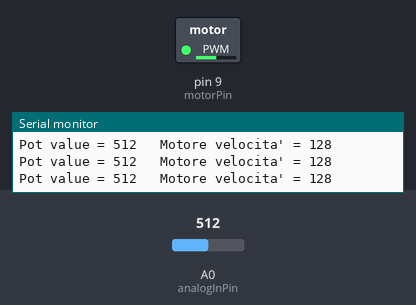
Simulated run of this sketch. Board: Arduino Uno, built with avr-gcc and run on an emulated ATmega328P. Shown: switched loads named in the sketch (green lamp = pin HIGH), the last lines printed to the serial monitor. Inputs (shaded band) come from the test bench; at power-on: A0 (analogInPin) = 512.

Above: at 1.2 s.
1.3 s: A0 (analogInPin) set to 418
At 1.7 s:
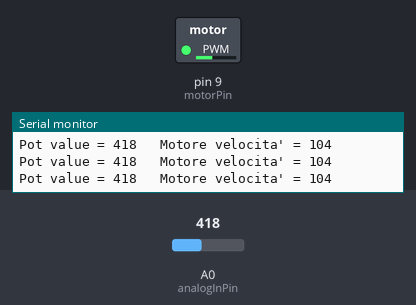
4.3 s: A0 (analogInPin) set to 390
At 5.0 s:
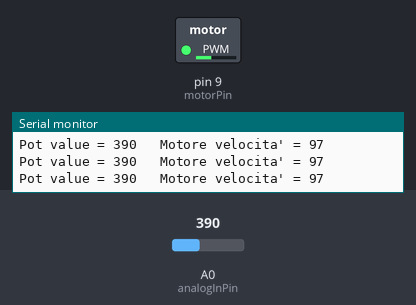
5.8 s: A0 (analogInPin) set to 716
At 7.0 s:
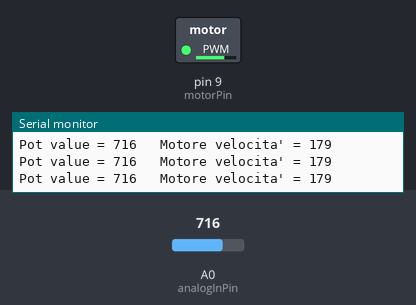
7.3 s: A0 (analogInPin) set to 989
At 8.1 s:
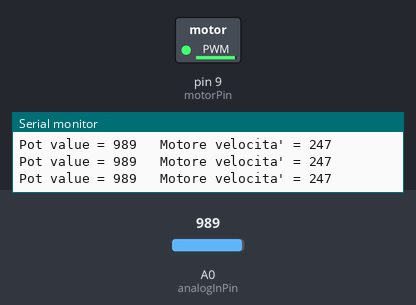
8.8 s: A0 (analogInPin) set to 1007
At 9.9 s:
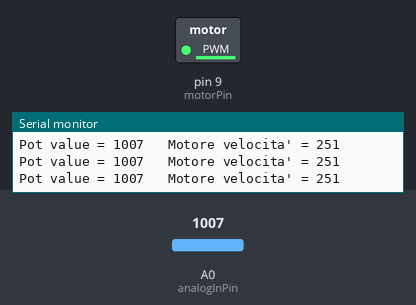
10.3 s: A0 (analogInPin) set to 122
At 11.1 s:
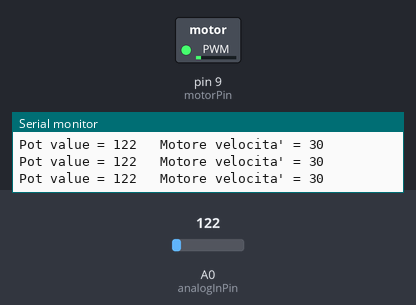
Timing chart, 0 to 12.8 s (numbered marks = the images above; inputs shaded):
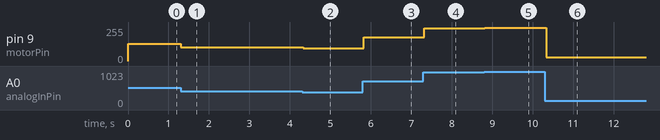

The sketch:

motor_2_PWM.ino
```cpp
/*
 Simple Motor : Potenziometro

 Motore DC con variazione della velocita' impostata
 tramite un potenziometro 10k ohms

 Schema: http://lab.piffa.net/schemi/motor_pot_bb.png
 */

const int analogInPin  = A0; // Pin a cui e' collegato il potenziometro
const int motorPin     = 9;

int potValue     = 0;
int motValue   = 0;

void setup() {
  pinMode(motorPin, OUTPUT);
  Serial.begin(9600); // Debuggin

}
void loop() {
  potValue = analogRead(analogInPin);
  motValue = potValue / 4 ; //mappatura 1024 -> 255

  analogWrite(motorPin,motValue); // Imposta la velocita' del motore

  Serial.print("Pot value = " );
  Serial.print(potValue);
  Serial.print("\t Motore velocita' = ");
  Serial.println(motValue);
  delay(3); // Pausa, aiuta a stabilizzare l'input

}

/* Domande

1. Cosa succede quando il motore riceve poca corrente?
2. Impostare un valore minimo per la partenza del motore,
   sotto al quale il motore non parta.
*/
```

Measured:
- after the input at 1.3 s, pin 9 (motorPin): 128/255 → 104/255 at once
- after the input at 4.3 s, pin 9 (motorPin): 104/255 → 97/255 at once
- after the input at 5.8 s, pin 9 (motorPin): 97/255 → 179/255 at once
- after the input at 7.3 s, pin 9 (motorPin): 179/255 → 247/255 at once
- after the input at 8.8 s, pin 9 (motorPin): 247/255 → 251/255 at once
- after the input at 10.3 s, pin 9 (motorPin): 251/255 → 30/255 at once
